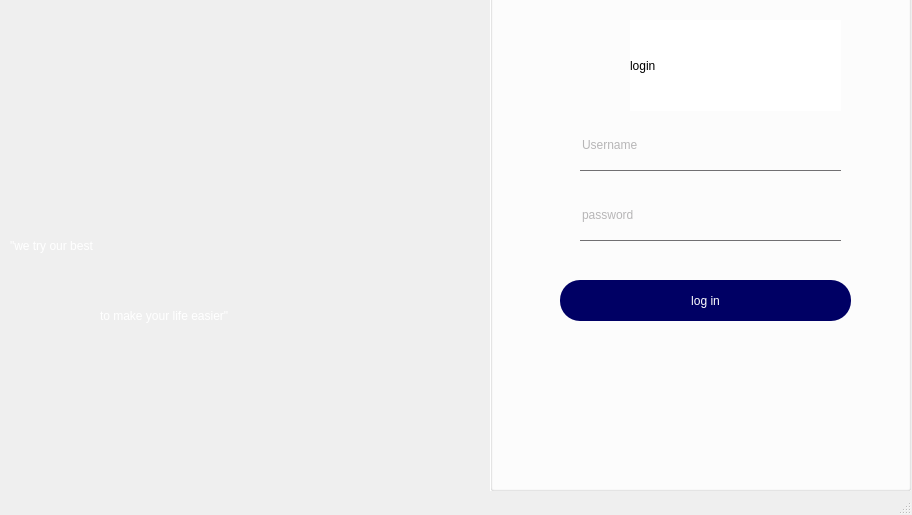
<?xml version="1.0" encoding="UTF-8"?>
<ui version="4.0">
 <class>MainWindow</class>
 <widget class="QMainWindow" name="MainWindow">
  <property name="geometry">
   <rect>
    <x>0</x>
    <y>0</y>
    <width>912</width>
    <height>515</height>
   </rect>
  </property>
  <property name="windowTitle">
   <string>MainWindow</string>
  </property>
  <widget class="QWidget" name="centralwidget">
   <widget class="QLabel" name="labelpic">
    <property name="geometry">
     <rect>
      <x>-100</x>
      <y>-150</y>
      <width>781</width>
      <height>791</height>
     </rect>
    </property>
    <property name="styleSheet">
     <string notr="true">hight: 500px;</string>
    </property>
    <property name="text">
     <string/>
    </property>
   </widget>
   <widget class="QGroupBox" name="groupBox">
    <property name="geometry">
     <rect>
      <x>490</x>
      <y>-20</y>
      <width>421</width>
      <height>511</height>
     </rect>
    </property>
    <property name="styleSheet">
     <string notr="true">background-color: rgb(255, 255, 255);</string>
    </property>
    <property name="title">
     <string/>
    </property>
    <widget class="QLabel" name="label_2">
     <property name="geometry">
      <rect>
       <x>140</x>
       <y>40</y>
       <width>211</width>
       <height>91</height>
      </rect>
     </property>
     <property name="styleSheet">
      <string notr="true">font: 25pt &quot;OCR A Extended&quot;;

</string>
     </property>
     <property name="text">
      <string>login</string>
     </property>
    </widget>
    <widget class="QPushButton" name="pushButton_login">
     <property name="geometry">
      <rect>
       <x>70</x>
       <y>300</y>
       <width>291</width>
       <height>41</height>
      </rect>
     </property>
     <property name="styleSheet">
      <string notr="true">#pushButton_login
{
font: 87 12pt &quot;Segoe UI Black&quot;;
	background-color: rgb(0, 0, 255);
color: rgb(255, 255, 255);


background-color: rgb(0, 0, 100);

border-radius:20px
}

#pushButton_login:hover{
font: 87 12pt &quot;Segoe UI Black&quot;;
	background-color: rgb(0, 0, 127);
color: rgb(255, 255, 55);


background-color: rgb(0, 0, 17);

border-radius:20px
}


</string>
     </property>
     <property name="text">
      <string>log in</string>
     </property>
    </widget>
    <widget class="QLineEdit" name="lineEdituser">
     <property name="geometry">
      <rect>
       <x>90</x>
       <y>140</y>
       <width>261</width>
       <height>51</height>
      </rect>
     </property>
     <property name="styleSheet">
      <string notr="true">font: 12pt &quot;Palatino Linotype&quot;;
background:transparent;
boder : none;
color : #717072;
border-bottom: 1px solid #717072;
	

</string>
     </property>
     <property name="inputMask">
      <string/>
     </property>
     <property name="text">
      <string/>
     </property>
     <property name="maxLength">
      <number>32767</number>
     </property>
     <property name="frame">
      <bool>false</bool>
     </property>
     <property name="echoMode">
      <enum>QLineEdit::Normal</enum>
     </property>
     <property name="cursorPosition">
      <number>0</number>
     </property>
     <property name="dragEnabled">
      <bool>false</bool>
     </property>
     <property name="placeholderText">
      <string>Username</string>
     </property>
     <property name="clearButtonEnabled">
      <bool>false</bool>
     </property>
    </widget>
    <widget class="QLineEdit" name="lineEdit_password">
     <property name="geometry">
      <rect>
       <x>90</x>
       <y>210</y>
       <width>261</width>
       <height>51</height>
      </rect>
     </property>
     <property name="styleSheet">
      <string notr="true">font: 12pt &quot;Palatino Linotype&quot;;
background:transparent;
color : #717072;

border:none;
border-bottom:1px solid #717072;


</string>
     </property>
     <property name="inputMask">
      <string/>
     </property>
     <property name="text">
      <string/>
     </property>
     <property name="maxLength">
      <number>32767</number>
     </property>
     <property name="frame">
      <bool>true</bool>
     </property>
     <property name="echoMode">
      <enum>QLineEdit::Password</enum>
     </property>
     <property name="cursorPosition">
      <number>0</number>
     </property>
     <property name="dragEnabled">
      <bool>false</bool>
     </property>
     <property name="placeholderText">
      <string>password</string>
     </property>
     <property name="clearButtonEnabled">
      <bool>true</bool>
     </property>
    </widget>
   </widget>
   <widget class="QLabel" name="label">
    <property name="geometry">
     <rect>
      <x>10</x>
      <y>180</y>
      <width>281</width>
      <height>131</height>
     </rect>
    </property>
    <property name="mouseTracking">
     <bool>false</bool>
    </property>
    <property name="contextMenuPolicy">
     <enum>Qt::NoContextMenu</enum>
    </property>
    <property name="styleSheet">
     <string notr="true">font: 75 22pt &quot;Script MT Bold&quot;;
color: rgb(255, 255, 255);</string>
    </property>
    <property name="text">
     <string>&quot;we try our best </string>
    </property>
   </widget>
   <widget class="QLabel" name="label_3">
    <property name="geometry">
     <rect>
      <x>100</x>
      <y>250</y>
      <width>371</width>
      <height>131</height>
     </rect>
    </property>
    <property name="styleSheet">
     <string notr="true">font: 75 22pt &quot;Script MT Bold&quot;;
color: rgb(255, 255, 255);</string>
    </property>
    <property name="text">
     <string>to make your life easier&quot;</string>
    </property>
   </widget>
  </widget>
  <widget class="QMenuBar" name="menubar">
   <property name="geometry">
    <rect>
     <x>0</x>
     <y>0</y>
     <width>912</width>
     <height>26</height>
    </rect>
   </property>
  </widget>
  <widget class="QStatusBar" name="statusbar"/>
 </widget>
 <resources/>
 <connections/>
</ui>
